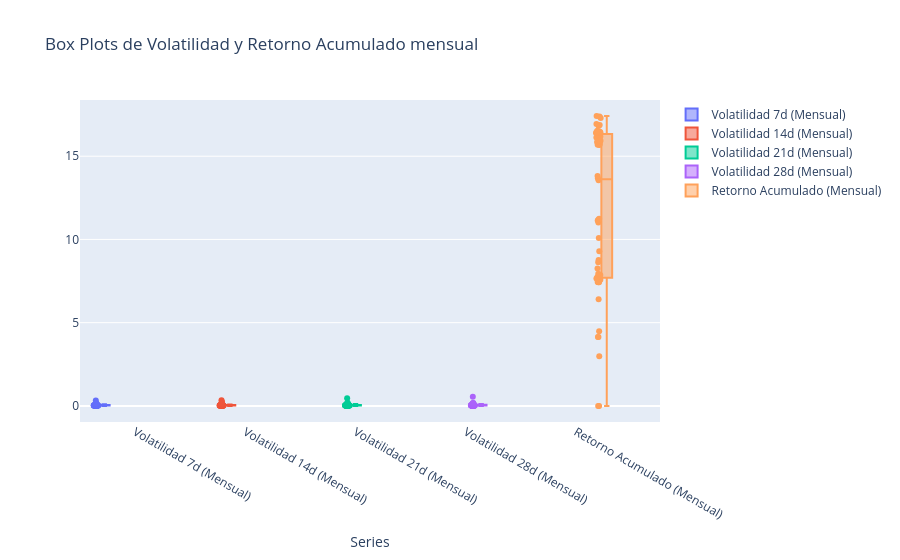

The notebook cell saved with this chart:
### Markdown cell above
-Retorno acumulado y valatilidad mensual=En el retorno acumulado se puede observar un incremento de forma gradual desde el 2011, hasta el 2017, además presenta unos picos al rededor del 2013 hasta el 2016. En la voltidad se puede observar valores planos, por lo cuál se puede decir el la volatilidad del Bitcoin es estable

-Retorno acumulado y valatilidad semanal= el retorno acumulado semanal tiene un comportamiento similar al mensual, con la diferencia que la semanal tiene un poco más de detalle. En cambio la volatilidad se mantiene bajas durante la gran mayoría de periodos

-Retorno acumulado y valatilidad anual= en el retorno acumulado se muestra un crecimiento sostenido, donde tuvo su crecimeinto mas notable entre el 2012 y el 2014. Además se puede observar que la voaltilidad en las diferentes ventanas es plana, lo que queire decir es que esta se suaviza cuando se calculan los promedios mensuales.


Los gráficos mensual y semanal tienen una visión más al detalle, en cambio en el anual se ve logra observar la tendencia, pero sin tanto detalle

### Code cell
import plotly.graph_objects as go

fig = go.Figure()

fig.add_trace(go.Box(y=volatilidad_7_mes_mean, name='Volatilidad 7d (Mensual)', boxpoints='all', jitter=0.5))
fig.add_trace(go.Box(y=volatilidad_14_mes_mean, name='Volatilidad 14d (Mensual)', boxpoints='all', jitter=0.5))
fig.add_trace(go.Box(y=volatilidad_21_mes_mean, name='Volatilidad 21d (Mensual)', boxpoints='all', jitter=0.5))
fig.add_trace(go.Box(y=volatilidad_28_mes_mean, name='Volatilidad 28d (Mensual)', boxpoints='all', jitter=0.5))

fig.add_trace(go.Box(y=retorno_acumulado_mes_mean, name='Retorno Acumulado (Mensual)', boxpoints='all', jitter=0.5))

fig.update_layout(
    title='Box Plots de Volatilidad y Retorno Acumulado mensual',
    xaxis_title='Series',
    boxmode='group' 
)

fig.show()

### Figure 1 — Plotly figure (JSON) as saved in the notebook; plotly's stock layout.template omitted (floating-point values rounded to 4 significant figures)
{"data": [{"boxpoints": "all", "jitter": 0.5, "name": "Volatilidad 7d (Mensual)", "type": "box", "y": [0, 0, null, null, null, null, 0.08052, 0.1043, 0.04363, 0.08383, 0.1253, 0.1209, 0.03394, 0.1266, null, null, null, null, 0.07505, 0.04977, 0.03133, 0.02067, 0.01436, 0.02473, 0.0349, 0.0366, null, null, null, 0.007939, 0.01794, 0.03365, 0.05409, 0.1228, 0.04475, 0.03207, 0.05262, 0.03063, null, null, null, 0.05621, 0.02909, 0.3264, 0.1662, 0.05486, 0.02849, 0.02691, 0.01518, 0.02508, null, null, null, 0.02581, 0.07359, 0.03978, 0.0315, 0.02306, 0.01491, 0.01482, 0.02375, 0.008464, null, null, null, null, 0.03547, 0.02074, 0.01228, 0.009178, 0.01682, 0.0446, 0.02182, 0.07445, null, null, null, null, 0.03799, 0.01953, 0.02083]}, {"boxpoints": "all", "jitter": 0.5, "name": "Volatilidad 14d (Mensual)", "type": "box", "y": [0, 0, null, null, null, null, 0.1102, 0.1075, 0.05341, 0.08029, 0.1387, 0.1377, 0.03741, 0.09027, null, null, null, null, 0.07621, 0.0514, 0.0363, 0.02067, 0.01609, 0.02427, 0.03544, 0.03376, null, null, null, 0.009264, 0.01597, 0.03455, 0.05068, 0.1331, 0.05243, 0.03221, 0.05623, 0.02684, null, null, null, 0.1211, 0.03468, 0.2447, 0.3351, 0.0616, 0.02782, 0.02954, 0.01667, 0.0192, null, null, null, 0.02728, 0.07716, 0.04447, 0.03164, 0.02383, 0.01705, 0.01485, 0.02494, 0.01561, null, null, null, null, 0.03697, 0.02246, 0.01358, 0.008729, 0.01635, 0.04449, 0.02708, 0.052, null, null, null, null, 0.04078, 0.01851, 0.02033]}, {"boxpoints": "all", "jitter": 0.5, "name": "Volatilidad 21d (Mensual)", "type": "box", "y": [0, 0, null, null, null, null, 0.1451, 0.1165, 0.05825, 0.07915, 0.1397, 0.1513, 0.04345, 0.07523, null, null, null, null, 0.07565, 0.05314, 0.03843, 0.0232, 0.01738, 0.02213, 0.03467, 0.03994, null, null, null, 0.008586, 0.01466, 0.03266, 0.04809, 0.1277, 0.0678, 0.03203, 0.05753, 0.03347, null, null, null, 0.116, 0.05459, 0.2048, 0.455, 0.06196, 0.02968, 0.03177, 0.01782, 0.01665, null, null, null, 0.02535, 0.07449, 0.04923, 0.0329, 0.02565, 0.01863, 0.01403, 0.0253, 0.01797, null, null, null, null, 0.03533, 0.02594, 0.01495, 0.008709, 0.0159, 0.04104, 0.03283, 0.04272, null, null, null, null, 0.04146, 0.02571, 0.02018]}, {"boxpoints": "all", "jitter": 0.5, "name": "Volatilidad 28d (Mensual)", "type": "box", "y": [0, 0, null, null, null, null, 0.1635, 0.1216, 0.06367, 0.07597, 0.1326, 0.1536, 0.06219, 0.06828, null, null, null, null, 0.07515, 0.05454, 0.04056, 0.02533, 0.0175, 0.021, 0.03355, 0.03908, null, null, null, 0.008723, 0.0139, 0.03084, 0.04545, 0.117, 0.08678, 0.03129, 0.05705, 0.04303, null, null, null, 0.1203, 0.07084, 0.1805, 0.5489, 0.05796, 0.0357, 0.03269, 0.01958, 0.01599, null, null, null, 0.02378, 0.06625, 0.05971, 0.03414, 0.02658, 0.02027, 0.01362, 0.02366, 0.02492, null, null, null, null, 0.03363, 0.02942, 0.01609, 0.008961, 0.01531, 0.03749, 0.03766, 0.03882, null, null, null, null, 0.03894, 0.03619, 0.02861]}, {"boxpoints": "all", "jitter": 0.5, "name": "Retorno Acumulado (Mensual)", "type": "box", "y": [0, 0, null, null, null, null, 2.983, 4.139, 4.133, 4.49, 6.411, 7.866, 7.741, 7.435, null, null, null, null, 7.575, 7.436, 7.426, 7.454, 7.477, 7.656, 7.942, 8.252, null, null, null, 8.629, 8.768, 9.294, 10.09, 11.14, 11.24, 11.15, 11.02, 11.18, null, null, null, 13.67, 13.81, 13.55, 16.28, 16.12, 16.18, 16.44, 16.45, 16.41, null, null, null, 15.86, 15.68, 15.69, 15.85, 15.73, 15.74, 15.75, 15.92, 15.93, null, null, null, null, 16.39, 16.39, 16.42, 16.47, 16.53, 16.88, 16.94, 16.82, null, null, null, null, 17.3, 17.41, 17.38]}], "layout": {"boxmode": "group", "title": {"text": "Box Plots de Volatilidad y Retorno Acumulado mensual"}, "xaxis": {"title": {"text": "Series"}}}}
